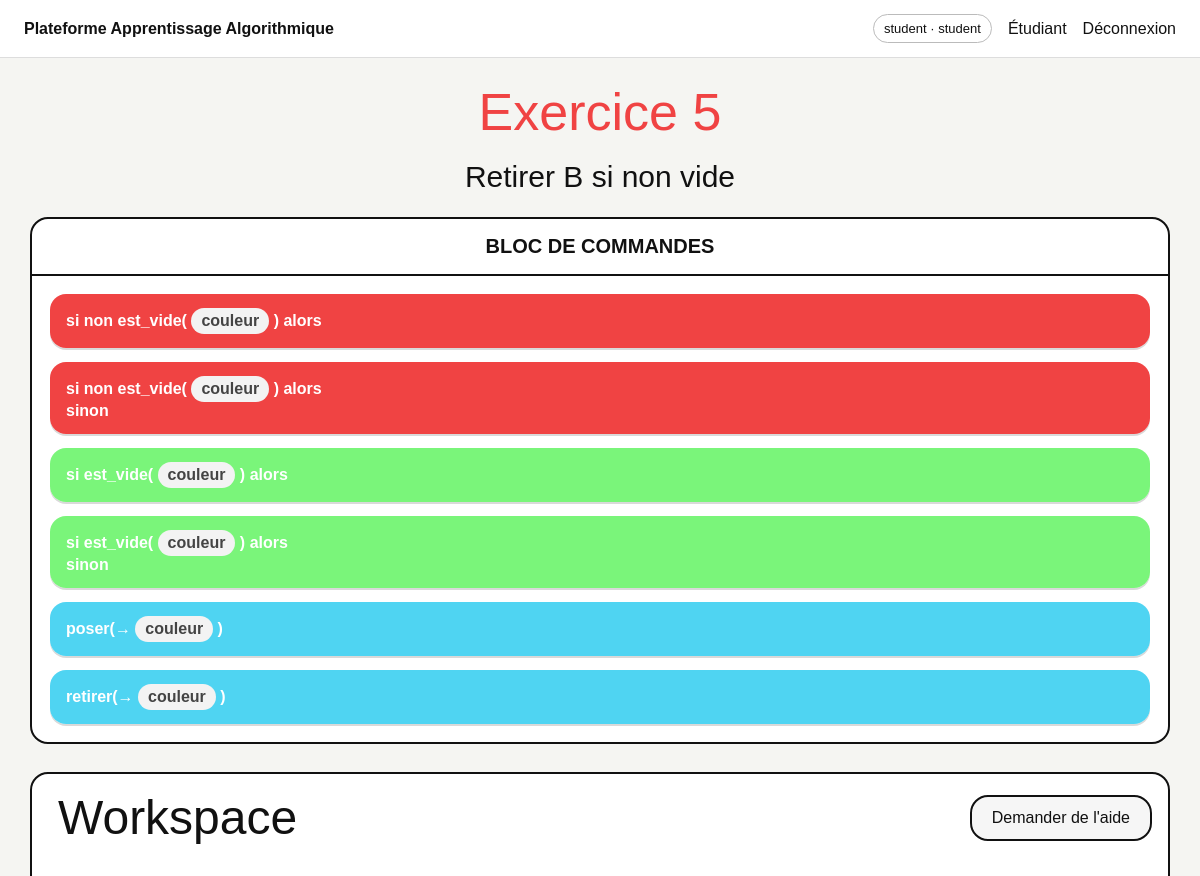
The page /student/exercise/5 (signed in, upper part) on the database as committed earlier.
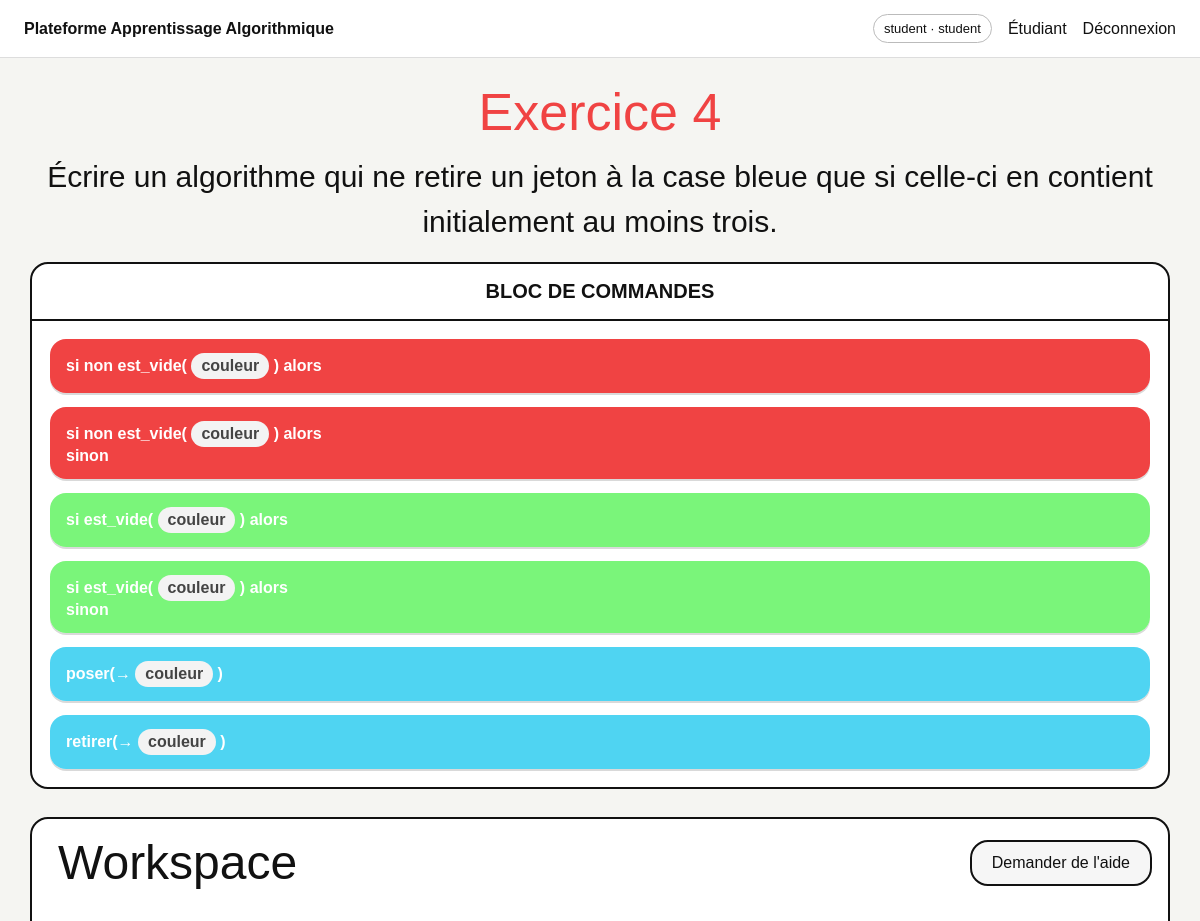
The same page on the database as committed later.
### tables this page shows
CREATE TABLE exercises (
        id INTEGER PRIMARY KEY AUTOINCREMENT,
        title TEXT NOT NULL,
        description TEXT NOT NULL,
        init_b INTEGER NOT NULL,
        init_j INTEGER NOT NULL,
        init_r INTEGER NOT NULL,
        init_v INTEGER NOT NULL,
        goal_condition TEXT NOT NULL,
        max_steps INTEGER NOT NULL DEFAULT 30,
        problem_json TEXT NOT NULL,
        is_published INTEGER NOT NULL DEFAULT 0,
        session_code TEXT,
        created_by INTEGER,
        created_at DATETIME DEFAULT CURRENT_TIMESTAMP
    );

### app.py (the view)
@app.route('/student/exercise/<int:exercise_id>')
@login_required('student')
def student_exercise(exercise_id):
    ex, _ = get_exercise(exercise_id)
    if not ex or not ex['is_published']:
        return redirect(url_for('student_dashboard'))
    problem = json.loads(ex['problem_json'])
    return render_template('student_exercise.html', exercise=ex, problem=problem)

### app.py (called while the page is built)
def get_db():
    if 'db' not in g:
        g.db = sqlite3.connect(DB_PATH)
        g.db.row_factory = sqlite3.Row
    return g.db

def login_required(role=None):
    def deco(fn):
        @wraps(fn)
        def wrapper(*args, **kwargs):
            if 'user_id' not in session:
                return redirect(url_for('login'))
            if role and session.get('role') != role:
                return redirect(url_for('index'))
            return fn(*args, **kwargs)
        return wrapper
    return deco

def get_exercise(exercise_id: int):
    db = get_db()
    ex = db.execute('SELECT * FROM exercises WHERE id=?', (exercise_id,)).fetchone()
    rules = db.execute('SELECT * FROM exercise_rules WHERE exercise_id=? ORDER BY position,id', (exercise_id,)).fetchall()
    return ex, rules

### templates/student_exercise.html (shortened to what this page needs)
{% extends 'base.html' %}
{% block content %}
<div class="student-title-area">
  <div class="student-ex-title">{{ exercise.title }}</div>
  <div class="student-ex-desc">{{ exercise.description }}</div>
</div>
<div class="student-layout">
  <aside class="blocks-panel">
    <div class="panel-header">BLOC DE COMMANDES</div>
    <div id="palette">
      <div class="palette-block block-non-palette" draggable="true" data-type="if_not_empty">si non est_vide(
        <span class="slot">couleur</span> ) alors
      </div>
      <div class="palette-block block-non-palette" draggable="true" data-type="if_not_empty_else">si non
        est_vide( <span class="slot">couleur</span> ) alors<br>sinon</div>
      <div class="palette-block block-oui-palette" draggable="true" data-type="if_empty">si est_vide( <span
          class="slot">couleur</span> ) alors</div>
      <div class="palette-block block-oui-palette" draggable="true" data-type="if_empty_else">si est_vide(
        <span class="slot">couleur</span> ) alors<br>sinon
      </div>
      <div class="palette-block block-action" draggable="true" data-type="poser">poser(→ <span
          class="slot">couleur</span> )</div>
      <div class="palette-block block-action" draggable="true" data-type="retirer">retirer(→ <span
          class="slot">couleur</span> )</div>
    </div>
  </aside>
  <section class="workspace-panel">
    <div class="workspace-head">
      <div class="workspace-label">Workspace</div>
      <div class="workspace-actions">
        <button class="secondary-btn" id="helpBtn">Demander de l'aide</button>
      </div>
    </div>
    <div class="algo-root">Algo principal</div>
  </section>
</div>
{% endblock %}

Rows that differ between the two databases and show on the page:
changed exercises: title "Exercice 5" → "Exercice 4"; description "Retirer B si non vide" → "Écrire un algorithme qui ne retire un jeton à la case bleue que si celle-ci en contient initialement au moins trois."
